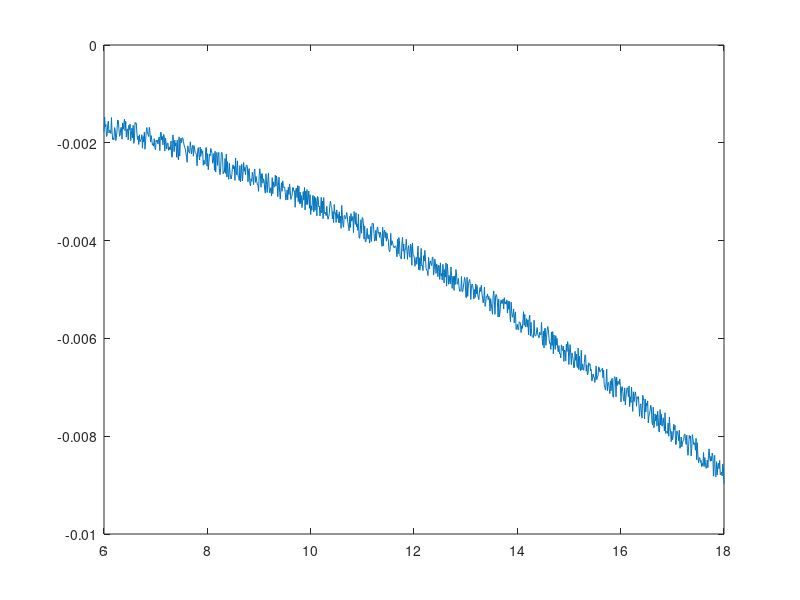

MATLAB code for this plot: (Note: this script raises an error after producing the figure.)

%%

% Generate B^2 distriution with noise

B = linspace(6, 18, 1000);
V = -0.001 - (B.^2) .* 0.008 ./ 324 + rand(1, 1000) .* 0.0005;

plot(B, V)

data = [B' V'];
save('typical_B2_plus_noise.dat', 'data', '-ascii', '-tabs');

% Generate typical flat disibution with noise

% B = linspace(6, 18, 1000);
% V = -0.001 + rand(1, 1000) .* 0.001;
% 
% plot(B, V)
    
%%

data = load('typical_B2_plus_noise.dat');
B = data(:,1);
V = data(:,2) .* 1e3;

p = polyfit(1./B, V, 2);
% invB = linspace(max(1./B), min(1./B), 1000);
fitInvB = polyval(p, 1./B);

figure
hold on


FONT_SIZE = 18;
set( get( gca, 'XLabel' ), 'FontSize', FONT_SIZE );
set( get( gca, 'YLabel' ), 'FontSize', FONT_SIZE );
set( get( gca, 'ZLabel' ), 'FontSize', FONT_SIZE );
set( gca, 'FontSize', FONT_SIZE);
set( gca, 'FontName', 'Times New Roman');

set(gcf, 'Color', [1 1 1]);
set(gca, 'Color', 'none');

box on;
grid on;

% set(gcf, 'Position', [163   500   568   259]);
set(gcf, 'Position', [147   678   446   159]);

p = polyfit(B, V, 2);
fitB = polyval(p, B);

plot(B, V, 'k');
plot(B, fitB, 'r', 'Linewidth', 2);

xlim([6 18]);

% export_fig('fit_B.png', '-r150', '-transparent');

figure
hold on


FONT_SIZE = 18;
set( get( gca, 'XLabel' ), 'FontSize', FONT_SIZE );
set( get( gca, 'YLabel' ), 'FontSize', FONT_SIZE );
set( get( gca, 'ZLabel' ), 'FontSize', FONT_SIZE );
set( gca, 'FontSize', FONT_SIZE);
set( gca, 'FontName', 'Times New Roman');

set(gcf, 'Color', [1 1 1]);
set(gca, 'Color', 'none');

box on;
grid on;

% set(gcf, 'Position', [163   500   568   259]);
set(gcf, 'Position', [147   678   446   159]);

plot(1./B, V, 'k');
plot(1./B, fitInvB, 'r', 'Linewidth', 2);

xlim([min(1./B) max(1./B)]);

% export_fig('fit_invB.png', '-r150', '-transparent');


%%

% Now load the FFT

fh = fopen('typical_B2_plus_noise_B_fft.dat');
data = textscan(fh, '%f %f', 'Headerlines', 5);
fclose(fh);

x = data{1};
y = data{2};

figure
hold on


FONT_SIZE = 18;
set( get( gca, 'XLabel' ), 'FontSize', FONT_SIZE );
set( get( gca, 'YLabel' ), 'FontSize', FONT_SIZE );
set( get( gca, 'ZLabel' ), 'FontSize', FONT_SIZE );
set( gca, 'FontSize', FONT_SIZE);
set( gca, 'FontName', 'Times New Roman');

set(gcf, 'Color', [1 1 1]);
set(gca, 'Color', 'none');

box on;

set(gcf, 'Position', [277   490   612   316]);
% set(gcf, 'Position', [589   476   518   370]);


plot(x, y, 'k-');

xlim([0 100]);
ylim([0 0.08]);




fh = fopen('typical_B2_plus_noise_invB_fft.dat');
data = textscan(fh, '%f %f', 'Headerlines', 5);
fclose(fh);

x = data{1};
y = data{2};

% figure
% hold on
% 
% 
% FONT_SIZE = 18;
% set( get( gca, 'XLabel' ), 'FontSize', FONT_SIZE );
% set( get( gca, 'YLabel' ), 'FontSize', FONT_SIZE );
% set( get( gca, 'ZLabel' ), 'FontSize', FONT_SIZE );
% set( gca, 'FontSize', FONT_SIZE);
% set( gca, 'FontName', 'Times New Roman');
% 
% set(gcf, 'Color', [1 1 1]);
% set(gca, 'Color', 'none');
% 
% box on;
% 
% set(gcf, 'Position', [462   265   376   259]);

plot(x, y, 'k--');

xlim([0, 200]);
ylim([0 0.08]);

% grid on;

set(gca, 'YTickLabel', '');

% legend('Fitted to B', 'Fitted to 1/B');

% export_fig('fft_inset.png', '-r150', '-transparent');
